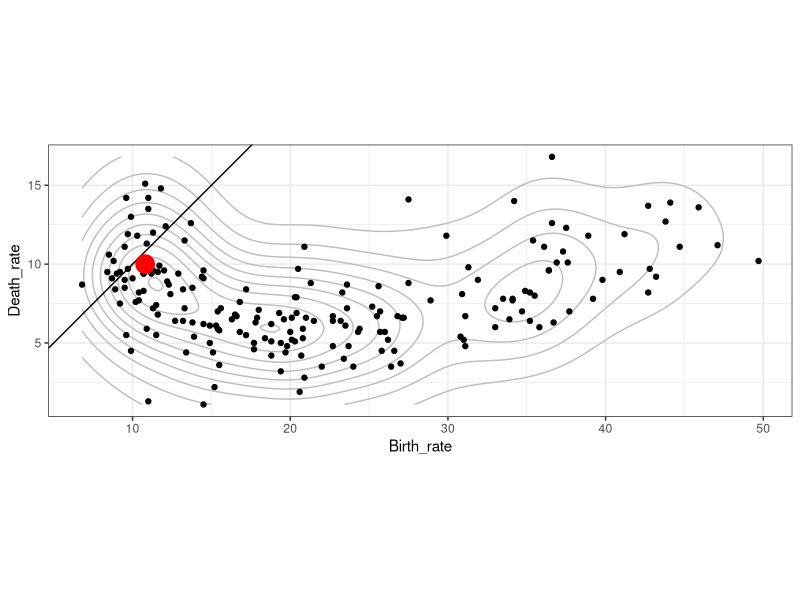
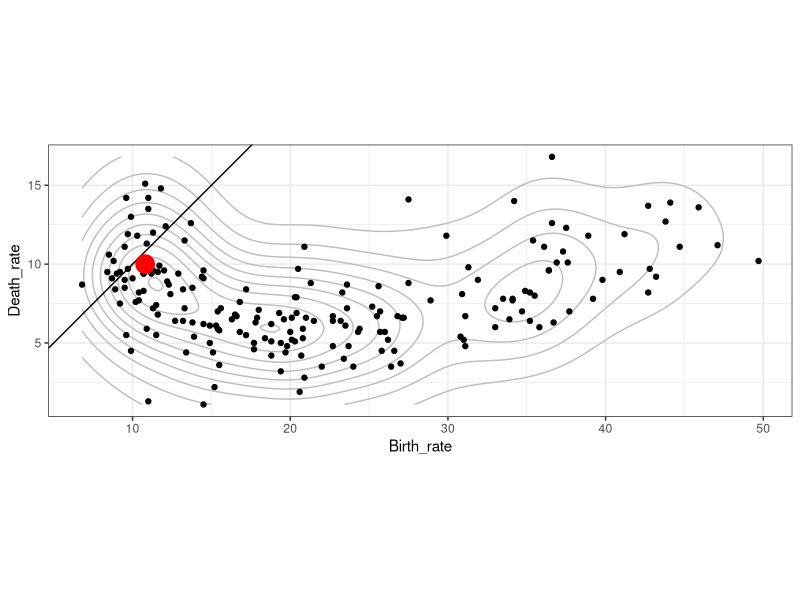

Write the R code that produced these figures, in order.
# dane z WHO
# http://apps.who.int/gho/data/view.main.CBDR2040

library(openxlsx)

rates <- read.xlsx("data.xlsx",1)[-1,]
rates[,2] <- as.numeric(as.character(rates[,2]))
rates[,3] <- as.numeric(as.character(rates[,3]))

colnames(rates) <- c("country","Birth_rate","Death_rate")

library(ggplot2)
library(MASS)

pl <- ggplot(rates, aes(x=Birth_rate, y=Death_rate)) +
  geom_density2d(h=c(10,10), color="grey") +
  geom_point() + coord_fixed() +
  geom_abline(xintercept=0,slope=1) + 
  geom_point(data=rates[136,], color="red", size=6) + 
  theme_bw() 

pl

ggsave(plot = pl, filename="rates.png", width = 15, height = 10)

